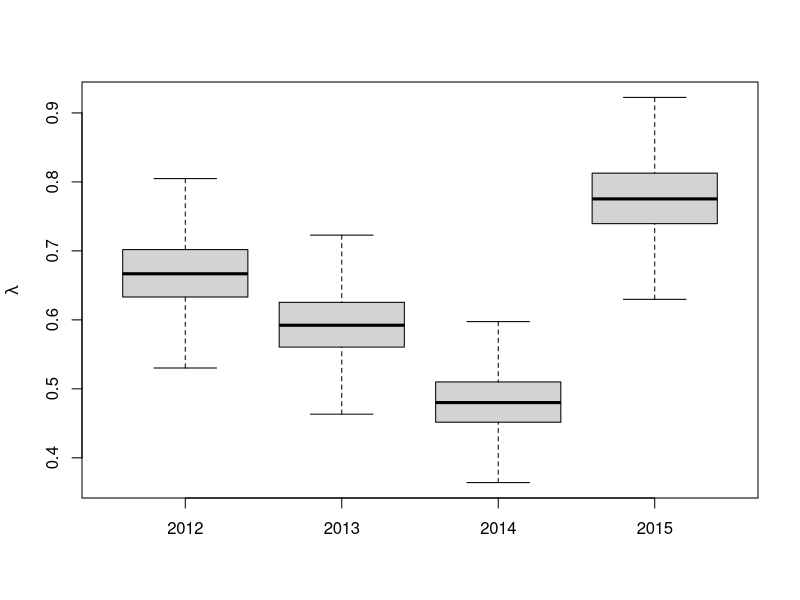
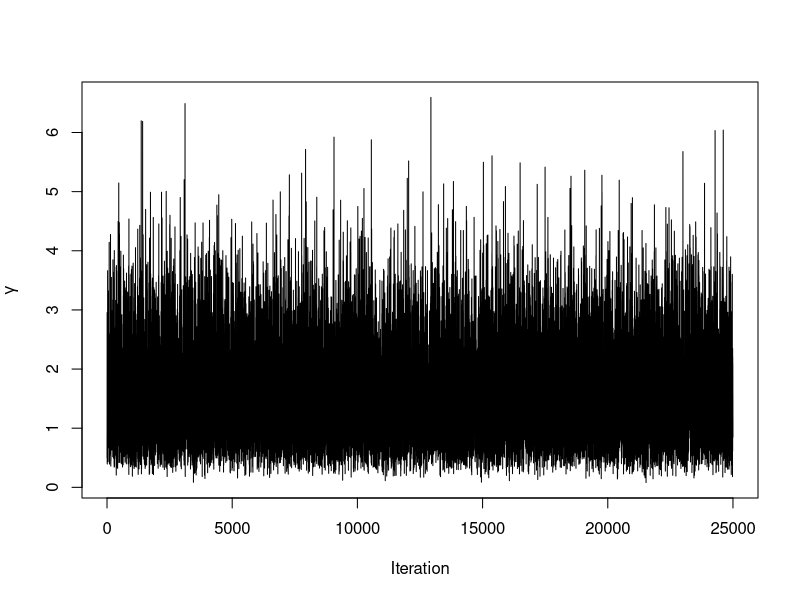

Source code (R) for these figures, in order:
#Gibbs sampling for the concussions data
Y <- c(171, 152, 123, 199)
n <- 4
N <- 256

# Create an empty matrix for the S MCMC samples

S                 <- 25000
samples           <- matrix(NA,S,5)
colnames(samples) <- c("lam1","lam2","lam3","lam4","gamma")

# Initial values

lambda <- log(Y/N)
gamma  <- 1/mean(lambda)

# priors: lambda|gamma ~ Gamma(1,gamma), gamma ~ InvG(a,b)

a      <- 0.1
b      <- 0.1

# Gibbs sampling

for(s in 1:S){
  for(i in 1:n){
    lambda[i] <- rgamma(1,Y[i]+1,N+gamma)
  }
  gamma       <- rgamma(1,a+4,b+sum(lambda)) 
  samples[s,] <- c(lambda,gamma)
}


boxplot(samples[,1:4],outline=FALSE,ylab=expression(lambda),names=2012:2015)

plot(samples[,5],type="l",xlab="Iteration",ylab=expression(gamma))

# Posterior mean, median and 95% credible intervals
round(apply(samples,2,mean),2)

round(apply(samples,2,quantile,c(0.500,0.025,0.975)),2)

# Is the rate higher in 2015 than 2012?
mean(samples[,4]>samples[,1])

# Is the rate higher in 2014 than 2012?
mean(samples[,3]>samples[,1])

# Is the rate higher in 2013 than 2012?
mean(samples[,2]>samples[,1])

# Is the rate higher in 2015 than 2013?
mean(samples[,4]>samples[,2])

# Is the rate higher in 2014 than 2013?
mean(samples[,3]>samples[,2])

# Is the rate higher in 2015 than 2014?
mean(samples[,4]>samples[,3])
